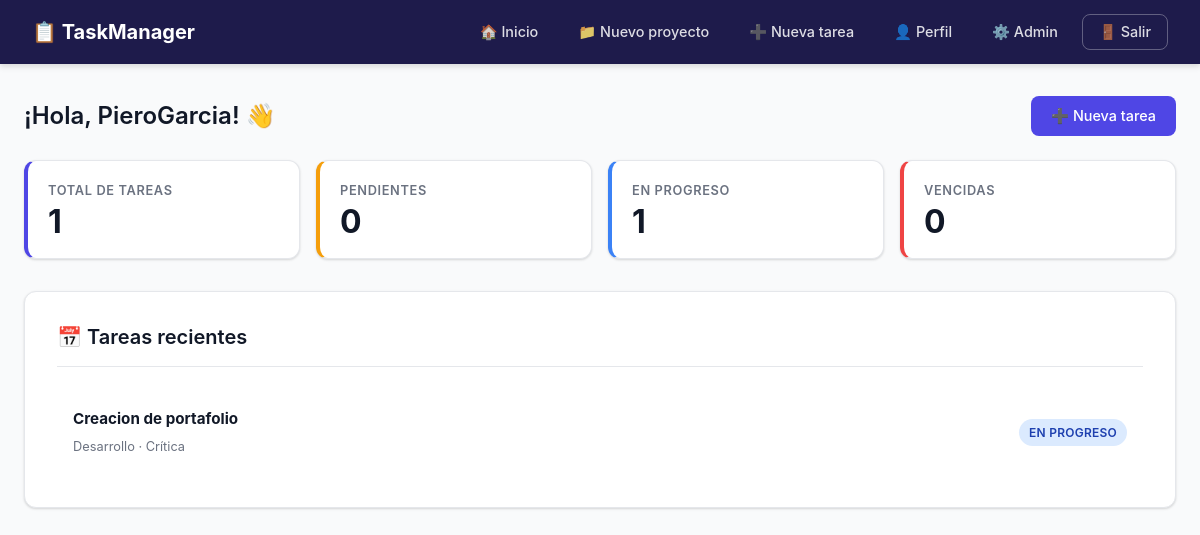
The app's page / (signed in) with its own data.
### core/models.py (models this page shows, shortened)
class Task(models.Model):
    PRIORITY_CHOICES = [
        ('low', 'Baja'),
        ('medium', 'Media'),
        ('high', 'Alta'),
        ('critical', 'Crítica'),
    ]
    STATUS_CHOICES = [
        ('pending', 'Pendiente'),
        ('in_progress', 'En progreso'),
        ('done', 'Completada'),
        ('cancelled', 'Cancelada'),
    ]
    title = models.CharField(max_length=150)
    description = models.TextField(blank=True)
    project = models.ForeignKey(Project, on_delete=models.CASCADE, related_name='tasks')
    assigned_to = models.ForeignKey(
        User, on_delete=models.SET_NULL, null=True, blank=True, related_name='tasks'
    )
    priority = models.CharField(max_length=10, choices=PRIORITY_CHOICES, default='medium')
    status = models.CharField(max_length=15, choices=STATUS_CHOICES, default='pending')
    due_date = models.DateField(null=True, blank=True)
    created_at = models.DateTimeField(auto_now_add=True)
    updated_at = models.DateTimeField(auto_now=True)
    class Meta:
        verbose_name = 'Tarea'
        verbose_name_plural = 'Tareas'
        ordering = ['-created_at']
        indexes = [
            models.Index(fields=['status', 'priority']),
        ]
    @property
    def is_overdue(self):
        from django.utils import timezone
        if self.due_date and self.status not in ['done', 'cancelled']:
            return self.due_date < timezone.now().date()
        return False

class Project(models.Model):
    name = models.CharField(max_length=100, unique=True)
    description = models.TextField(blank=True)
    owner = models.ForeignKey(User, on_delete=models.CASCADE, related_name='projects')
    is_active = models.BooleanField(default=True)
    created_at = models.DateTimeField(auto_now_add=True)
    class Meta:
        verbose_name = 'Proyecto'
        verbose_name_plural = 'Proyectos'
        ordering = ['-created_at']

### core/views.py (the view)
# urls.py: path('', views.dashboard, name='dashboard'),
@login_required
def dashboard(request):
    user = request.user
    tasks = Task.objects.filter(
        Q(assigned_to=user) | Q(project__owner=user)
    ).select_related('project', 'assigned_to')
    stats = {
        'total': tasks.count(),
        'pending': tasks.filter(status='pending').count(),
        'in_progress': tasks.filter(status='in_progress').count(),
        'done': tasks.filter(status='done').count(),
        'overdue': sum(1 for t in tasks if t.is_overdue),
    }
    recent_tasks = tasks[:5]
    return render(request, 'core/dashboard.html', {
        'stats': stats,
        'recent_tasks': recent_tasks,
    })

### core/templates/core/dashboard.html (shortened to what this page needs)
{% extends 'core/base.html' %}
{% block content %}
<div class="container">
    <div class="page-title">
        <h2>¡Hola, {{ user.first_name|default:user.username }}! 👋</h2>
        <a href="{% url 'core:task_create' %}" class="btn btn-primary">➕ Nueva tarea</a>
    </div>
    <div class="stats-grid">
        <div class="stat-card">
            <div class="stat-label">Total de tareas</div>
            <div class="stat-value">{{ stats.total }}</div>
        </div>
        <div class="stat-card stat-pending">
            <div class="stat-label">Pendientes</div>
            <div class="stat-value">{{ stats.pending }}</div>
        </div>
        <div class="stat-card stat-progress">
            <div class="stat-label">En progreso</div>
            <div class="stat-value">{{ stats.in_progress }}</div>
        </div>
        <div class="stat-card stat-overdue">
            <div class="stat-label">Vencidas</div>
            <div class="stat-value">{{ stats.overdue }}</div>
        </div>
    </div>
    <div class="card">
        <div class="card-header">
            <h3>📅 Tareas recientes</h3>
        </div>
        {% if recent_tasks %}
            <ul class="task-list">
                {% for task in recent_tasks %}
                <li class="task-item">
                    <div class="task-info">
                        <strong>{{ task.title }}</strong>
                        <small>{{ task.project.name }} · {{ task.get_priority_display }}</small>
                    </div>
                    <span class="badge badge-{{ task.status }}">{{ task.get_status_display }}</span>
                </li>
                {% endfor %}
            </ul>
        {% else %}
            <div class="empty-state">
                <p>Aún no tienes tareas creadas.</p>
                <a href="{% url 'core:task_create' %}" class="btn btn-primary">Crear mi primera tarea</a>
            </div>
        {% endif %}
    </div>
</div>
{% endblock %}

### core/templates/core/base.html (shortened to what this page needs)
{% load static %}
<!DOCTYPE html>
<html lang="es">
<head>
    <link rel="stylesheet" href="{% static 'css/style.css' %}">
</head>
<body>
    {% if user.is_authenticated %}
    <nav class="navbar">
        <div class="navbar-container">
            <a href="{% url 'core:dashboard' %}" class="navbar-brand">
                📋 TaskManager
            </a>
            <div class="navbar-nav">
                <a href="{% url 'core:dashboard' %}" class="nav-link">🏠 Inicio</a>
                <a href="{% url 'core:project_create' %}" class="nav-link">📁 Nuevo proyecto</a>
                <a href="{% url 'core:task_create' %}" class="nav-link">➕ Nueva tarea</a>
                <a href="{% url 'core:profile' %}" class="nav-link">👤 Perfil</a>
                {% if user.is_staff %}
                <a href="{% url 'admin:index' %}" class="nav-link">⚙️ Admin</a>
                {% endif %}
                <form action="{% url 'core:logout' %}" method="post" style="display:inline;">
                    <button type="submit" class="nav-link btn-logout">🚪 Salir</button>
                </form>
            </div>
        </div>
    </nav>
    {% endif %}
    <main>
        {% block content %}{% endblock %}
    </main>
</body>
</html>

### static/css/style.css (style rules this page uses)
* { margin: 0; padding: 0; box-sizing: border-box; }
:root { --primary: #4f46e5; --primary-dark: #4338ca; --primary-light: #eef2ff; --success: #10b981; --warning: #f59e0b; --danger: #ef4444; --info: #3b82f6; --gray-50: #f9fafb; --gray-100: #f3f4f6; --gray-200: #e5e7eb; --gray-300: #d1d5db; --gray-500: #6b7280; --gray-700: #374151; --gray-900: #111827; --shadow-sm: 0 1px 2px rgba(0, 0, 0, 0.05); --shadow: 0 1px 3px rgba(0, 0, 0, 0.1), 0 1px 2px rgba(0, 0, 0, 0.06); --shadow-md: 0 4px 6px rgba(0, 0, 0, 0.07), 0 2px 4px rgba(0, 0, 0, 0.06); --radius: 8px; --radius-lg: 12px; }
body { font-family: -apple-system, BlinkMacSystemFont, 'Segoe UI', Roboto, 'Helvetica Neue', Arial, sans-serif; background-color: var(--gray-50); color: var(--gray-900); line-height: 1.6; min-height: 100vh; }
.navbar { background-color: #1e1b4b; padding: 0 2rem; box-shadow: var(--shadow-md); position: sticky; top: 0; z-index: 100; }
.navbar-container { max-width: 1200px; margin: 0 auto; display: flex; justify-content: space-between; align-items: center; height: 64px; }
.navbar-brand { color: white; font-size: 1.25rem; font-weight: 700; text-decoration: none; display: flex; align-items: center; gap: 0.5rem; }
.navbar-nav { display: flex; gap: 0.5rem; align-items: center; }
.nav-link { color: rgba(255, 255, 255, 0.85); text-decoration: none; padding: 0.5rem 1rem; border-radius: var(--radius); font-size: 0.9rem; font-weight: 500; transition: all 0.2s; display: flex; align-items: center; gap: 0.4rem; }
.nav-link.btn-logout { background: transparent; border: 1px solid rgba(255, 255, 255, 0.3); cursor: pointer; font-family: inherit; }
.container { max-width: 1200px; margin: 0 auto; padding: 2rem 1.5rem; }
.card { background: white; border-radius: var(--radius-lg); box-shadow: var(--shadow); padding: 2rem; margin-bottom: 1.5rem; border: 1px solid var(--gray-200); }
.card-header { margin-bottom: 1.5rem; padding-bottom: 1rem; border-bottom: 1px solid var(--gray-200); }
.card-header h2, .card-header h3 { color: var(--gray-900); font-weight: 600; margin: 0; }
.btn { display: inline-flex; align-items: center; justify-content: center; gap: 0.4rem; padding: 0.625rem 1.25rem; font-size: 0.9rem; font-weight: 500; border-radius: var(--radius); border: none; cursor: pointer; text-decoration: none; transition: all 0.2s; font-family: inherit; line-height: 1.4; }
.btn-primary { background-color: var(--primary); color: white; }
h1, h2, h3, h4 { color: var(--gray-900); font-weight: 600; line-height: 1.3; }
h2 { font-size: 1.5rem; margin-bottom: 0.75rem; }
h3 { font-size: 1.25rem; margin-bottom: 0.5rem; }
.page-title { margin-bottom: 1.5rem; display: flex; align-items: center; justify-content: space-between; }
.page-title h2 { margin: 0; }
.stats-grid { display: grid; grid-template-columns: repeat(auto-fit, minmax(200px, 1fr)); gap: 1rem; margin-bottom: 2rem; }
.stat-card { background: white; border-radius: var(--radius-lg); padding: 1.25rem; box-shadow: var(--shadow); border: 1px solid var(--gray-200); border-left: 4px solid var(--primary); transition: transform 0.2s, box-shadow 0.2s; }
.stat-card.stat-pending { border-left-color: var(--warning); }
.stat-card.stat-progress { border-left-color: var(--info); }
.stat-card.stat-overdue { border-left-color: var(--danger); }
.stat-label { font-size: 0.8rem; color: var(--gray-500); text-transform: uppercase; letter-spacing: 0.05em; font-weight: 600; margin-bottom: 0.25rem; }
.stat-value { font-size: 2rem; font-weight: 700; color: var(--gray-900); line-height: 1; }
.task-list { list-style: none; }
.task-item { display: flex; justify-content: space-between; align-items: center; padding: 1rem; border-bottom: 1px solid var(--gray-200); transition: background-color 0.15s; }
.task-item:last-child { border-bottom: none; }
.task-info strong { display: block; font-size: 0.95rem; color: var(--gray-900); margin-bottom: 0.15rem; }
.task-info small { color: var(--gray-500); font-size: 0.8rem; }
.badge { display: inline-block; padding: 0.25rem 0.625rem; font-size: 0.75rem; font-weight: 600; border-radius: 999px; text-transform: uppercase; letter-spacing: 0.02em; }
.badge-in_progress { background-color: #dbeafe; color: #1e40af; }
a { color: var(--primary); text-decoration: none; transition: color 0.2s; }

### records on screen
Task: title "Creacion de portafolio", project.name "Desarrollo", priority "Crítica", status "EN PROGRESO"

### other values on screen
{{ user.first_name|default:user.username }} "PieroGarcia"
{{ stats.total }} "1"
{{ stats.pending }} "0"
{{ stats.in_progress }} "1"
{{ stats.overdue }} "0"
